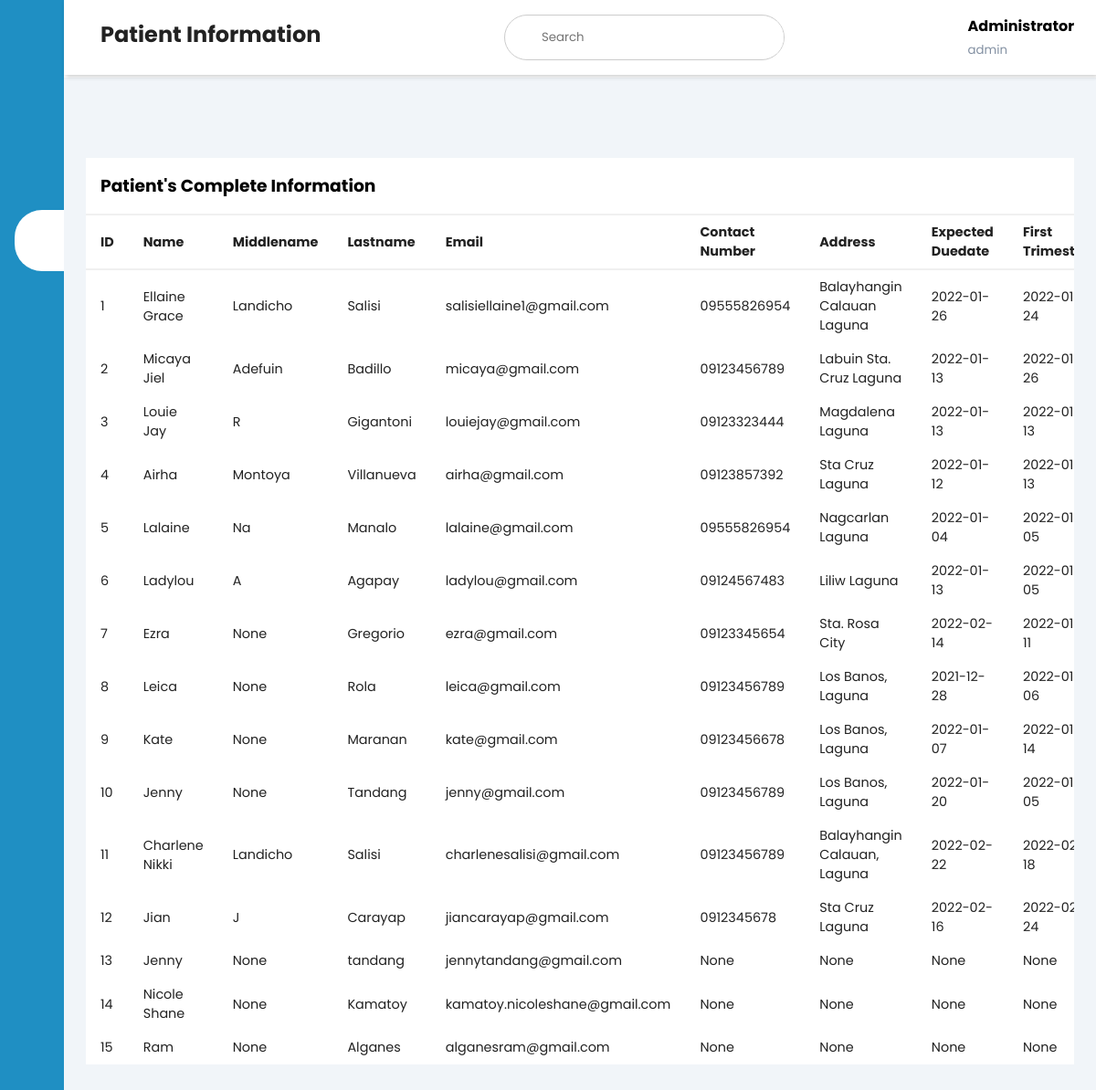
The page /patientprofile on the database as committed earlier.
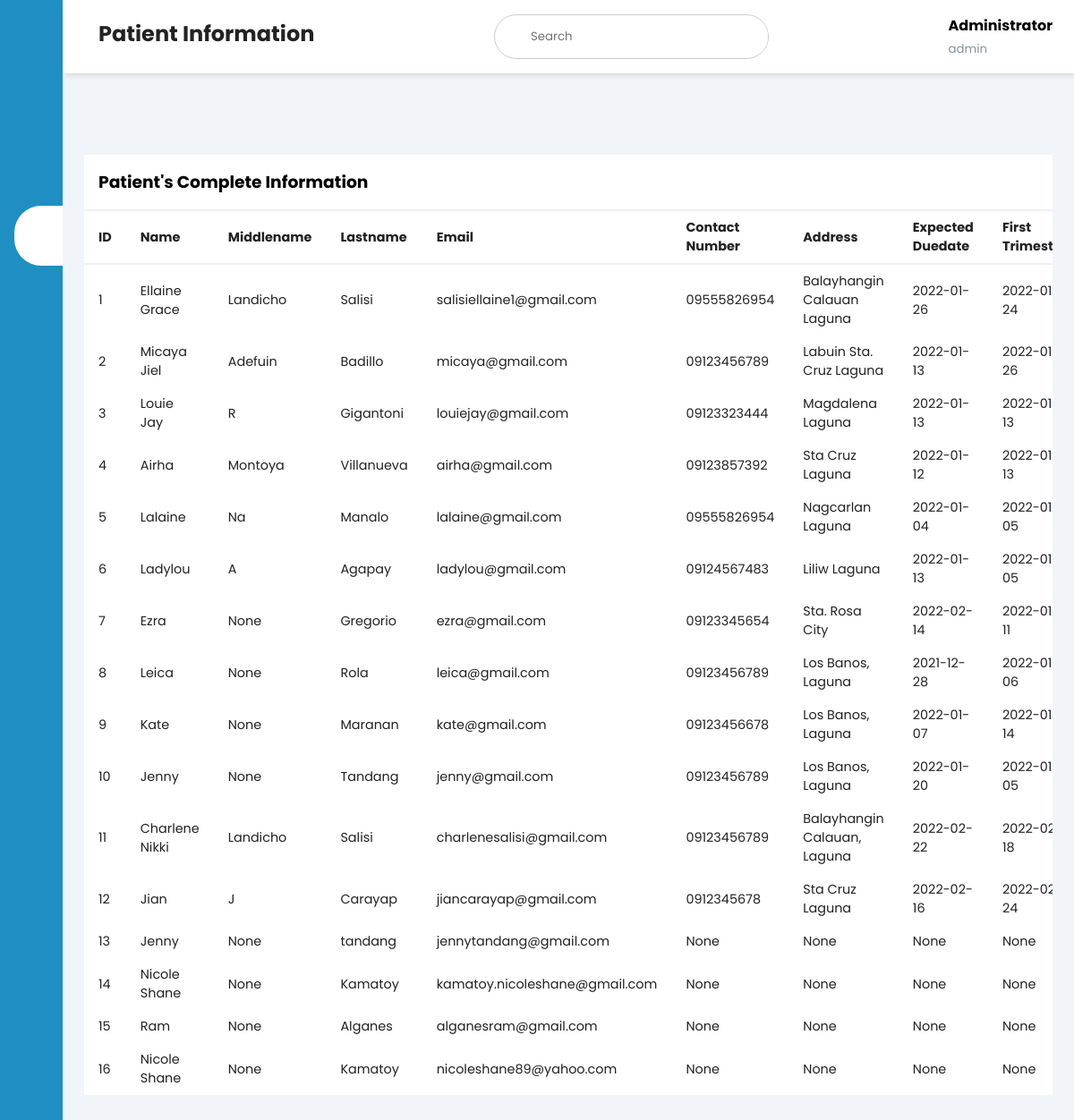
The same page on the database as committed later.
### sanitybot/models.py (models this page shows)
class User(db.Model, UserMixin):
    id = db.Column(db.Integer, primary_key=True, autoincrement=True)
    firstname = db.Column(db.String(25))
    middlename = db.Column(db.String(25))
    lastname = db.Column(db.String(25))
    address = db.Column(db.String(50))
    contact = db.Column(db.String(15))
    duedate = db.Column(db.String(10))
    first_trimester = db.Column(db.String(10))
    second_trimester = db.Column(db.String(10))
    email = db.Column(db.String(80), unique=True)
    password = db.Column(db.String(100))

### sanitybot/views.py (the view)
@views.route('/patientprofile', methods = ['GET','POST'])
def admin_patients():
    users = User.query.all()
    return render_template("admin_patients.html", users=users)

### sanitybot/templates/admin_patients.html (shortened to what this page needs)
<!DOCTYPE html>
<html lang="en">
<head>
    <link rel="stylesheet" href="https://maxst.icons8.com/vue-static/landings/line-awesome/line-awesome/1.3.0/css/line-awesome.min.css">
    <link rel="stylesheet" href="{{ url_for('static', filename='/css/style_dashboard.css') }}">
</head>
<body>
    <div class="sidebar">
        <div class="sidebar-brand">
            <h2> <span>Preggybot</span></h2>
        </div>
        <div class="sidebar-menu">
            <ul>
                <li>
                    <a href="{{ url_for('views.dashboard') }}" ><span class="las la-home"></span>
                    <span>Dashboard</span></a>
                </li>
                <li>
                    <a href="{{ url_for('views.admin_profile') }}" ><span class="las la-user"></span>
                    <span>Manage Account</span></a>
                </li>
                <li>
                    <a href="{{ url_for('views.admin_patients') }}" class="active"><span class="las la-book-medical"></span>
                    <span>Patient Informations</span></a>
                </li>
                <li>
                    <a href="{{ url_for('auth.adminlogout') }}"><span class="las la-sign-out-alt"></span>
                    <span>Logout</span></a>
                </li>
            </ul>
        </div>
    </div>
    <div class="main-content">
        <header>
            <h2>
                <label for="nav-toggle">
                    <span class="las la-bars"></span>
                </label> Patient Information
            </h2>
            <div class="search-wrapper">
                <form method="POST">
                <input type="search" placeholder="Search" name="search" />
                </form>
            </div>
            <div class="user-wrapper">
                <div>
                    <h4>Administrator</h4>
                    <small>admin</small>
                </div>
            </div>
        </header>
        <main>
            <div class="recent-grid">
                <div class="projects">
                    <div class="card">
                        <div class="card-header">
                            <h3>Patient's Complete Information</h3>
                        </div>
                        <div class="card-body">
                            <div class="table-responsive">
                                <table width="100%">
                                    <thead>
                                        <tr>
                                            <td>ID</td>
                                            <td>Name</td>
                                            <td>Middlename</td>
                                            <td>Lastname</td>
                                            <td>Email</td>
                                            <td>Contact Number</td>
                                            <td>Address</td>
                                            <td>Expected Duedate</td>
                                            <td>First Trimester</td>
                                        </tr>
                                    </thead>
                                    <tbody>
                                        {% for user in users %}
                                        <tr>
                                            <td>{{user.id}}</td>
                                            <td>{{user.firstname}}</td>
                                            <td>{{user.middlename}}</td>
                                            <td>{{user.lastname}}</td>
                                            <td>{{user.email}}</td>
                                            <td>{{user.contact}}</td>
                                            <td>{{user.address}}</td>
                                            <td>{{user.duedate}}</td>
                                            <td>{{user.first_trimester}}</td>
                                        </tr>
                                        {% endfor %}
                                    </tbody>
                                </table>
                            </div>
                        </div>
                    </div>
                </div>
                    </div>
                </div>
</body>
</html>

### sanitybot/static/css/style_dashboard.css (style rules this page uses)
:root { --main-color: #1f8fc3; --color-dark: #1D2231; --text-grey: #8390A2; }
* { padding: 0; margin: 0; box-sizing: border-box; list-style-type: none; text-decoration: none; font-family: 'Poppins', sans-serif; }
.sidebar { width: 345px; position: fixed; left: 0; top: 0; height: 100%; background: var(--main-color); z-index: 100; transition: width 300ms; }
.sidebar-brand { height: 90px; padding: 1rem 0rem 1rem 2rem; color: #fff; }
.sidebar-menu { margin-top: 1rem; }
.sidebar-menu li { width: 100%; margin-bottom: 1.7rem; padding-left: 1rem; }
.sidebar-menu a { padding-left: 1rem; display: block; color: #fff; font-size: 1.1rem; }
.sidebar-menu a.active { background: #fff; padding-top: 1rem; padding-bottom: 1rem; color: var(--main-color); border-radius: 30px 0px 0px 30px; }
.sidebar-menu a span:first-child { font-size: 1.5rem; padding-right: 1rem; }
.main-content { transition: margin-left 300ms; margin-left: 345px; }
header { background: #fff; display: flex; justify-content: space-between; padding: 1rem 1.5rem; box-shadow: 2px 2px 5px rgba(0, 0, 0, 0.2); position: fixed; left: 345px; width: calc(100% - 345px); top: 0; z-index: 100; transition: left 300ms; }
header h2 { color: #222; }
header label span { font-size: 1.7rem; padding-right: 1rem; }
.search-wrapper { border: 1px solid #ccc; border-radius: 30px; height: 50px; display: flex; align-items: center; overflow-x: hidden; }
.search-wrapper input { height: 100%; padding: .5rem; border: none; outline: none; }
.user-wrapper { display: flex; align-items: center; }
.user-wrapper small { display: inline-block; color: var(--text-grey); }
main { margin-top: 85px; padding: 2rem 1.5rem; background: #f1f5f9; min-height: calc(100vh - 90px); }
.recent-grid { margin-top: 3.5rem; display: grid; grid-gap: 2rem; grid-template-columns: 100% auto; }
.card { background: #fff; }
.card-header { padding: 1rem; }
.card-header { display: flex; justify-content: space-between; align-items: center; border-bottom: 1px solid #f0f0f0; }
table { border-collapse: collapse; }
thead tr { border-top: 1px solid #f0f0f0; border-bottom: 2px solid #f0f0f0; }
thead td { font-weight: 700; }
td { padding: .5rem 1rem; font-size: .9rem; color: #222; }
.table-responsive { width: 100%; overflow-x: auto; }
@media only screen and (max-width: 1200px) { .sidebar { width: 70px; } }
@media only screen and (max-width: 1200px) { .sidebar .sidebar-brand, .sidebar li { padding-left: 1rem; text-align: center; } }
@media only screen and (max-width: 1200px) { .sidebar li a { padding-left: 0rem; } }
@media only screen and (max-width: 1200px) { .main-content { margin-left: 70px; } }
@media only screen and (max-width: 1200px) { .main-content header { width: calc(100% - 70px); left: 70px; } }

Rows that differ between the two databases and show on the page:
added User: id "16", firstname "Nicole Shane", middlename "None", lastname "Kamatoy", email "nicoleshane89@yahoo.com", contact "None", address "None", duedate "None", first_trimester "None"
